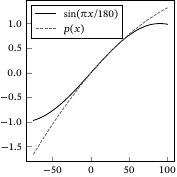

Recreate this plot in Python.
from pathlib import PurePath
import numpy as np
import matplotlib as mpl
import matplotlib.pyplot as plt

filedir = PurePath(__file__).parent
styledir = filedir.parents[1] / "./style"

plt.style.use(str(styledir / "./base.mplstyle"))
mpl.use("pgf")
mpl.rc("pgf", preamble="\\usepackage{" + (styledir / "./matplotlib").as_posix() + "}")

x = np.linspace(-75, 100, 300)

plt.figure()
plt.plot(x, np.sin(np.pi * x / 180), label=r"$\sin(\symrm{\pi}x/180)$")
plt.plot(x, -0.00005 * x**2 + 0.01825 * x - 0.0039, label="$p(x)$")
plt.legend()
plt.savefig(str(filedir / "./sin.pdf"))
